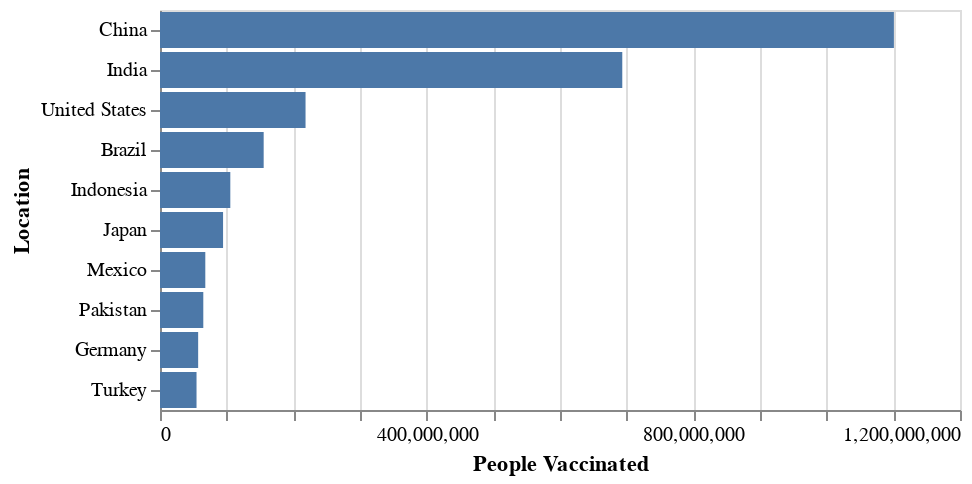

Notebook code cell kept with this figure:
### Code cell
plots.plot_bars(people_vaccinated_by_countries, 'People Vaccinated:Q', 'Location:O', plot_type = plots.PLOT_TYPES.PEOPLE_VACCINATED)

### Figure 1 — Vega-Lite specification as saved in the notebook (floating-point values rounded to 4 significant figures)
{"config": {"view": {"continuousWidth": 400, "continuousHeight": 300}}, "data": {"name": "data-dfdf940a64c9ee65326d8660ea019294"}, "mark": "bar", "encoding": {"tooltip": [{"type": "nominal", "field": "Collection Date"}, {"type": "quantitative", "field": "Population"}, {"type": "nominal", "field": "Location"}, {"type": "quantitative", "field": "People Vaccinated"}], "x": {"type": "quantitative", "field": "People Vaccinated"}, "y": {"type": "ordinal", "field": "Location", "sort": null}}, "$schema": "https://vega.github.io/schema/vega-lite/v4.8.1.json", "datasets": {"data-dfdf940a64c9ee65326d8660ea019294": [{"Location": "China", "Collection Date": "2021-09-18", "Total Vaccinations": 2174000000.0, "People Vaccinated": 1101000000.0, "People Fully Vaccinated": 1022000000.0, "Population": 1444000000.0, "Percentage Fully Vaccinated": 70.78}, {"Location": "India", "Collection Date": "2021-10-15", "Total Vaccinations": 971200000.0, "People Vaccinated": 693400000.0, "People Fully Vaccinated": 277700000.0, "Population": 1393000000.0, "Percentage Fully Vaccinated": 19.93}, {"Location": "United States", "Collection Date": "2021-10-15", "Total Vaccinations": 406600000.0, "People Vaccinated": 218300000.0, "People Fully Vaccinated": 188700000.0, "Population": 332900000.0, "Percentage Fully Vaccinated": 56.67}, {"Location": "Brazil", "Collection Date": "2021-10-15", "Total Vaccinations": 254500000.0, "People Vaccinated": 155500000.0, "People Fully Vaccinated": 103800000.0, "Population": 214000000.0, "Percentage Fully Vaccinated": 48.49}, {"Location": "Indonesia", "Collection Date": "2021-10-15", "Total Vaccinations": 166900000.0, "People Vaccinated": 105500000.0, "People Fully Vaccinated": 61400000.0, "Population": 276400000.0, "Percentage Fully Vaccinated": 22.22}, {"Location": "Japan", "Collection Date": "2021-10-14", "Total Vaccinations": 178300000.0, "People Vaccinated": 94600000.0, "People Fully Vaccinated": 83660000.0, "Population": 126100000.0, "Percentage Fully Vaccinated": 66.37}, {"Location": "Mexico", "Collection Date": "2021-10-14", "Total Vaccinations": 110600000.0, "People Vaccinated": 67960000.0, "People Fully Vaccinated": 50770000.0, "Population": 130300000.0, "Percentage Fully Vaccinated": 38.98}, {"Location": "Pakistan", "Collection Date": "2021-10-12", "Total Vaccinations": 93550000.0, "People Vaccinated": 64950000.0, "People Fully Vaccinated": 34810000.0, "Population": 225200000.0, "Percentage Fully Vaccinated": 15.46}, {"Location": "Germany", "Collection Date": "2021-10-15", "Total Vaccinations": 109900000.0, "People Vaccinated": 57230000.0, "People Fully Vaccinated": 54660000.0, "Population": 83900000.0, "Percentage Fully Vaccinated": 65.15}, {"Location": "Turkey", "Collection Date": "2021-10-15", "Total Vaccinations": 113700000.0, "People Vaccinated": 54800000.0, "People Fully Vaccinated": 47120000.0, "Population": 85040000.0, "Percentage Fully Vaccinated": 55.41}]}}
